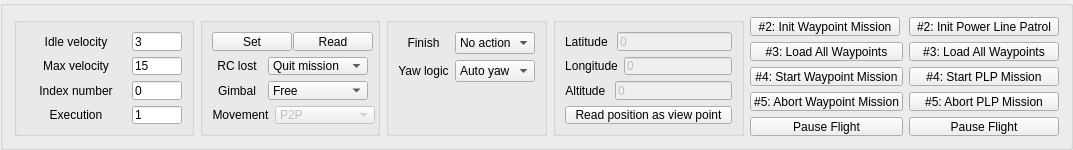
                <widget class="QGroupBox" name="groupBox_256">
                 <property name="minimumSize">
                  <size>
                   <width>180</width>
                   <height>150</height>
                  </size>
                 </property>
                 <property name="maximumSize">
                  <size>
                   <width>9999</width>
                   <height>150</height>
                  </size>
                 </property>
                 <layout class="QHBoxLayout" name="horizontalLayout_5">
                  <item>
                   <widget class="QGroupBox" name="groupBox_32">
                    <property name="minimumSize">
                     <size>
                      <width>180</width>
                      <height>0</height>
                     </size>
                    </property>
                    <property name="maximumSize">
                     <size>
                      <width>180</width>
                      <height>16777215</height>
                     </size>
                    </property>
                    <layout class="QVBoxLayout" name="verticalLayout_61">
                     <item>
                      <layout class="QHBoxLayout" name="horizontalLayout_59">
                       <item>
                        <widget class="QLabel" name="label_44">
                         <property name="minimumSize">
                          <size>
                           <width>0</width>
                           <height>0</height>
                          </size>
                         </property>
                         <property name="maximumSize">
                          <size>
                           <width>100</width>
                           <height>25</height>
                          </size>
                         </property>
                         <property name="text">
                          <string>Idle velocity</string>
                         </property>
                         <property name="alignment">
                          <set>Qt::AlignCenter</set>
                         </property>
                        </widget>
                       </item>
                       <item>
                        <widget class="QLineEdit" name="le_wp_iv">
                         <property name="minimumSize">
                          <size>
                           <width>50</width>
                           <height>0</height>
                          </size>
                         </property>
                         <property name="maximumSize">
                          <size>
                           <width>50</width>
                           <height>16777215</height>
                          </size>
                         </property>
                         <property name="text">
                          <string>3</string>
                         </property>
                        </widget>
                       </item>
                      </layout>
                     </item>
                     <item>
                      <layout class="QHBoxLayout" name="horizontalLayout_122">
                       <item>
                        <widget class="QLabel" name="label_43">
                         <property name="maximumSize">
                          <size>
                           <width>100</width>
                           <height>25</height>
                          </size>
                         </property>
                         <property name="text">
                          <string>Max velocity</string>
                         </property>
                         <property name="alignment">
                          <set>Qt::AlignCenter</set>
                         </property>
                        </widget>
                       </item>
                       <item>
                        <widget class="QLineEdit" name="le_wp_mv">
                         <property name="minimumSize">
                          <size>
                           <width>50</width>
                           <height>0</height>
                          </size>
                         </property>
                         <property name="maximumSize">
                          <size>
                           <width>50</width>
                           <height>16777215</height>
                          </size>
                         </property>
                         <property name="text">
                          <string>15</string>
                         </property>
                        </widget>
                       </item>
                      </layout>
                     </item>
                     <item>
                      <layout class="QHBoxLayout" name="horizontalLayout_121">
                       <item>
                        <widget class="QLabel" name="label_28">
                         <property name="maximumSize">
                          <size>
                           <width>100</width>
                           <height>25</height>
                          </size>
                         </property>
                         <property name="text">
                          <string>Index number</string>
                         </property>
                         <property name="alignment">
                          <set>Qt::AlignCenter</set>
                         </property>
                        </widget>
                       </item>
                       <item>
                        <widget class="QLineEdit" name="le_waypoint_number">
                         <property name="minimumSize">
                          <size>
                           <width>50</width>
                           <height>0</height>
                          </size>
                         </property>
                         <property name="maximumSize">
                          <size>
                           <width>50</width>
                           <height>16777215</height>
                          </size>
                         </property>
                         <property name="text">
                          <string>0</string>
                         </property>
                        </widget>
                       </item>
                      </layout>
                     </item>
                     <item>
                      <layout class="QHBoxLayout" name="horizontalLayout_135">
                       <item>
                        <widget class="QLabel" name="label_78">
                         <property name="maximumSize">
                          <size>
                           <width>100</width>
                           <height>25</height>
                          </size>
                         </property>
                         <property name="text">
                          <string>Execution</string>
                         </property>
                         <property name="alignment">
                          <set>Qt::AlignCenter</set>
                         </property>
                        </widget>
                       </item>
                       <item>
                        <widget class="QLineEdit" name="le_wp_exec">
                         <property name="minimumSize">
                          <size>
                           <width>50</width>
                           <height>0</height>
                          </size>
                         </property>
                         <property name="maximumSize">
                          <size>
                           <width>50</width>
                           <height>16777215</height>
                          </size>
                         </property>
                         <property name="text">
                          <string>1</string>
                         </property>
                        </widget>
                       </item>
                      </layout>
                     </item>
                    </layout>
                   </widget>
                  </item>
                  <item>
                   <widget class="QGroupBox" name="groupBox_33">
                    <property name="maximumSize">
                     <size>
                      <width>180</width>
                      <height>16777215</height>
                     </size>
                    </property>
                    <layout class="QVBoxLayout" name="verticalLayout_62">
                     <item>
                      <layout class="QHBoxLayout" name="horizontalLayout_123">
                       <item>
                        <widget class="QPushButton" name="btn_wp_ivset">
                         <property name="minimumSize">
                          <size>
                           <width>80</width>
                           <height>0</height>
                          </size>
                         </property>
                         <property name="maximumSize">
                          <size>
                           <width>80</width>
                           <height>16777215</height>
                          </size>
                         </property>
                         <property name="text">
                          <string>Set</string>
                         </property>
                        </widget>
                       </item>
                       <item>
                        <widget class="QPushButton" name="btn_wp_ivRead">
                         <property name="minimumSize">
                          <size>
                           <width>80</width>
                           <height>0</height>
                          </size>
                         </property>
                         <property name="maximumSize">
                          <size>
                           <width>80</width>
                           <height>16777215</height>
                          </size>
                         </property>
                         <property name="text">
                          <string>Read</string>
                         </property>
                        </widget>
                       </item>
                      </layout>
                     </item>
                     <item>
                      <layout class="QHBoxLayout" name="horizontalLayout_128">
                       <item>
                        <widget class="QLabel" name="label_46">
                         <property name="maximumSize">
                          <size>
                           <width>16777215</width>
                           <height>25</height>
                          </size>
                         </property>
                         <property name="text">
                          <string>RC lost</string>
                         </property>
                         <property name="alignment">
                          <set>Qt::AlignCenter</set>
                         </property>
                        </widget>
                       </item>
                       <item>
                        <widget class="QComboBox" name="cb_wp_rcl">
                         <property name="minimumSize">
                          <size>
                           <width>100</width>
                           <height>0</height>
                          </size>
                         </property>
                         <property name="maximumSize">
                          <size>
                           <width>100</width>
                           <height>16777215</height>
                          </size>
                         </property>
                         <item>
                          <property name="text">
                           <string>Quit mission</string>
                          </property>
                         </item>
                         <item>
                          <property name="text">
                           <string>Keep going</string>
                          </property>
                         </item>
                        </widget>
                       </item>
                      </layout>
                     </item>
                     <item>
                      <layout class="QHBoxLayout" name="horizontalLayout_129">
                       <item>
                        <widget class="QLabel" name="label_52">
                         <property name="maximumSize">
                          <size>
                           <width>16777215</width>
                           <height>25</height>
                          </size>
                         </property>
                         <property name="text">
                          <string>Gimbal</string>
                         </property>
                         <property name="alignment">
                          <set>Qt::AlignCenter</set>
                         </property>
                        </widget>
                       </item>
                       <item>
                        <widget class="QComboBox" name="cb_wp_gb">
                         <property name="minimumSize">
                          <size>
                           <width>100</width>
                           <height>0</height>
                          </size>
                         </property>
                         <property name="maximumSize">
                          <size>
                           <width>100</width>
                           <height>16777215</height>
                          </size>
                         </property>
                         <item>
                          <property name="text">
                           <string>Free</string>
                          </property>
                         </item>
                         <item>
                          <property name="text">
                           <string>Auto</string>
                          </property>
                         </item>
                        </widget>
                       </item>
                      </layout>
                     </item>
                     <item>
                      <layout class="QHBoxLayout" name="horizontalLayout_131">
                       <item>
                        <widget class="QLabel" name="label_76">
                         <property name="maximumSize">
                          <size>
                           <width>16777215</width>
                           <height>25</height>
                          </size>
                         </property>
                         <property name="text">
                          <string>Movement</string>
                         </property>
                         <property name="alignment">
                          <set>Qt::AlignCenter</set>
                         </property>
                        </widget>
                       </item>
                       <item>
                        <widget class="QComboBox" name="cb_wp_mov">
                         <property name="enabled">
                          <bool>false</bool>
                         </property>
                         <property name="minimumSize">
                          <size>
                           <width>100</width>
                           <height>0</height>
                          </size>
                         </property>
                         <property name="maximumSize">
                          <size>
                           <width>100</width>
                           <height>16777215</height>
                          </size>
                         </property>
                         <item>
                          <property name="text">
                           <string>P2P</string>
                          </property>
                         </item>
                         <item>
                          <property name="text">
                           <string>Reserved</string>
                          </property>
                         </item>
                        </widget>
                       </item>
                      </layout>
                     </item>
                    </layout>
                   </widget>
                  </item>
                  <item>
                   <widget class="QGroupBox" name="groupBox50">
                    <layout class="QVBoxLayout" name="verticalLayout_64">
                     <item>
                      <layout class="QHBoxLayout" name="horizontalLayout_134">
                       <item>
                        <widget class="QLabel" name="label_77">
                         <property name="maximumSize">
                          <size>
                           <width>16777215</width>
                           <height>25</height>
                          </size>
                         </property>
                         <property name="text">
                          <string>Finish</string>
                         </property>
                         <property name="alignment">
                          <set>Qt::AlignCenter</set>
                         </property>
                        </widget>
                       </item>
                       <item>
                        <widget class="QComboBox" name="cb_wp_fa">
                         <property name="minimumSize">
                          <size>
                           <width>80</width>
                           <height>0</height>
                          </size>
                         </property>
                         <property name="maximumSize">
                          <size>
                           <width>80</width>
                           <height>16777215</height>
                          </size>
                         </property>
                         <item>
                          <property name="text">
                           <string>No action</string>
                          </property>
                         </item>
                         <item>
                          <property name="text">
                           <string>Go home</string>
                          </property>
                         </item>
                         <item>
                          <property name="text">
                           <string>Landing</string>
                          </property>
                         </item>
                         <item>
                          <property name="text">
                           <string>To first point</string>
                          </property>
                         </item>
                        </widget>
                       </item>
                      </layout>
                     </item>
                     <item>
                      <layout class="QHBoxLayout" name="horizontalLayout_130">
                       <item>
                        <widget class="QLabel" name="label_75">
                         <property name="maximumSize">
                          <size>
                           <width>16777215</width>
                           <height>25</height>
                          </size>
                         </property>
                         <property name="text">
                          <string>Yaw logic</string>
                         </property>
                         <property name="alignment">
                          <set>Qt::AlignCenter</set>
                         </property>
                        </widget>
                       </item>
                       <item>
                        <widget class="QComboBox" name="cb_wp_yaw">
                         <property name="minimumSize">
                          <size>
                           <width>80</width>
                           <height>0</height>
                          </size>
                         </property>
                         <property name="maximumSize">
                          <size>
                           <width>80</width>
                           <height>16777215</height>
                          </size>
                         </property>
                         <item>
                          <property name="text">
                           <string>Auto yaw</string>
                          </property>
                         </item>
                         <item>
                          <property name="text">
                           <string>No yaw</string>
                          </property>
                         </item>
                         <item>
                          <property name="text">
                           <string>RC yaw</string>
                          </property>
                         </item>
                         <item>
                          <property name="text">
                           <string>Waypoint</string>
                          </property>
                         </item>
                        </widget>
                       </item>
                      </layout>
                     </item>
                     <item>
                      <spacer name="verticalSpacer_10">
                       <property name="orientation">
                        <enum>Qt::Vertical</enum>
                       </property>
                       <property name="sizeHint" stdset="0">
                        <size>
                         <width>20</width>
                         <height>40</height>
                        </size>
                       </property>
                      </spacer>
                     </item>
                    </layout>
                   </widget>
                  </item>
                  <item>
                   <widget class="QGroupBox" name="groupBox51">
                    <property name="minimumSize">
                     <size>
                      <width>100</width>
                      <height>0</height>
                     </size>
                    </property>
                    <property name="maximumSize">
                     <size>
                      <width>200</width>
                      <height>16777215</height>
                     </size>
                    </property>
                    <layout class="QVBoxLayout" name="verticalLayout_10">
                     <item>
                      <layout class="QHBoxLayout" name="horizontalLayout_125">
                       <item>
                        <widget class="QLabel" name="label_66">
                         <property name="maximumSize">
                          <size>
                           <width>100</width>
                           <height>16777215</height>
                          </size>
                         </property>
                         <property name="text">
                          <string>Latitude </string>
                         </property>
                         <property name="alignment">
                          <set>Qt::AlignCenter</set>
                         </property>
                        </widget>
                       </item>
                       <item>
                        <widget class="QLineEdit" name="le_wp_la">
                         <property name="enabled">
                          <bool>false</bool>
                         </property>
                         <property name="maximumSize">
                          <size>
                           <width>150</width>
                           <height>16777215</height>
                          </size>
                         </property>
                         <property name="text">
                          <string>0</string>
                         </property>
                        </widget>
                       </item>
                      </layout>
                     </item>
                     <item>
                      <layout class="QHBoxLayout" name="horizontalLayout_126">
                       <item>
                        <widget class="QLabel" name="label_74">
                         <property name="maximumSize">
                          <size>
                           <width>100</width>
                           <height>16777215</height>
                          </size>
                         </property>
                         <property name="text">
                          <string>Longitude</string>
                         </property>
                         <property name="alignment">
                          <set>Qt::AlignCenter</set>
                         </property>
                        </widget>
                       </item>
                       <item>
                        <widget class="QLineEdit" name="le_wp_lo">
                         <property name="enabled">
                          <bool>false</bool>
                         </property>
                         <property name="maximumSize">
                          <size>
                           <width>150</width>
                           <height>16777215</height>
                          </size>
                         </property>
                         <property name="text">
                          <string>0</string>
                         </property>
                        </widget>
                       </item>
                      </layout>
                     </item>
                     <item>
                      <layout class="QHBoxLayout" name="horizontalLayout_124">
                       <item>
                        <widget class="QLabel" name="label_63">
                         <property name="maximumSize">
                          <size>
                           <width>100</width>
                           <height>16777215</height>
                          </size>
                         </property>
                         <property name="text">
                          <string>Altitude </string>
                         </property>
                         <property name="alignment">
                          <set>Qt::AlignCenter</set>
                         </property>
                        </widget>
                       </item>
                       <item>
                        <widget class="QLineEdit" name="le_wp_al">
                         <property name="enabled">
                          <bool>false</bool>
                         </property>
                         <property name="maximumSize">
                          <size>
                           <width>150</width>
                           <height>16777215</height>
                          </size>
                         </property>
                         <property name="text">
                          <string>0</string>
                         </property>
                        </widget>
                       </item>
                      </layout>
                     </item>
                     <item>
                      <widget class="QPushButton" name="btn_waypoint_viewPoint">
                       <property name="minimumSize">
                        <size>
                         <width>150</width>
                         <height>0</height>
                        </size>
                       </property>
                       <property name="text">
                        <string>Read position as view point</string>
                       </property>
                      </widget>
                     </item>
                    </layout>
                   </widget>
                  </item>
                  <item>
                   <layout class="QVBoxLayout" name="verticalLayout_9">
                    <item>
                     <widget class="QPushButton" name="btn_waypoint_init">
                      <property name="minimumSize">
                       <size>
                        <width>150</width>
                        <height>0</height>
                       </size>
                      </property>
                      <property name="maximumSize">
                       <size>
                        <width>150</width>
                        <height>16777215</height>
                       </size>
                      </property>
                      <property name="text">
                       <string>#2: Init Waypoint Mission</string>
                      </property>
                     </widget>
                    </item>
                    <item>
                     <widget class="QPushButton" name="btn_wp_loadAll">
                      <property name="text">
                       <string>#3: Load All Waypoints</string>
                      </property>
                     </widget>
                    </item>
                    <item>
                     <widget class="QPushButton" name="btn_wp_start_stop">
                      <property name="text">
                       <string>#4: Start Waypoint Mission</string>
                      </property>
                      <property name="checkable">
                       <bool>true</bool>
                      </property>
                     </widget>
                    </item>
                    <item>
                     <widget class="QPushButton" name="btn_AbortWaypoint">
                      <property name="text">
                       <string>#5: Abort Waypoint Mission</string>
                      </property>
                     </widget>
                    </item>
                    <item>
                     <widget class="QPushButton" name="btn_wp_pr">
                      <property name="text">
                       <string>Pause Flight</string>
                      </property>
                      <property name="checkable">
                       <bool>true</bool>
                      </property>
                     </widget>
                    </item>
                   </layout>
                  </item>
                  <item>
                   <layout class="QVBoxLayout" name="verticalLayout_57">
                    <item>
                     <widget class="QPushButton" name="btn_plp_init">
                      <property name="minimumSize">
                       <size>
                        <width>150</width>
                        <height>0</height>
                       </size>
                      </property>
                      <property name="maximumSize">
                       <size>
                        <width>150</width>
                        <height>16777215</height>
                       </size>
                      </property>
                      <property name="text">
                       <string>#2: Init Power Line Patrol</string>
                      </property>
                     </widget>
                    </item>
                    <item>
                     <widget class="QPushButton" name="btn_plp_loadAll">
                      <property name="text">
                       <string>#3: Load All Waypoints</string>
                      </property>
                     </widget>
                    </item>
                    <item>
                     <widget class="QPushButton" name="btn_plp_start_stop">
                      <property name="focusPolicy">
                       <enum>Qt::StrongFocus</enum>
                      </property>
                      <property name="text">
                       <string>#4: Start PLP Mission</string>
                      </property>
                      <property name="checkable">
                       <bool>true</bool>
                      </property>
                     </widget>
                    </item>
                    <item>
                     <widget class="QPushButton" name="btn_Abortplp">
                      <property name="text">
                       <string>#5: Abort PLP Mission</string>
                      </property>
                     </widget>
                    </item>
                    <item>
                     <widget class="QPushButton" name="btn_plp_pr">
                      <property name="text">
                       <string>Pause Flight</string>
                      </property>
                      <property name="checkable">
                       <bool>true</bool>
                      </property>
                     </widget>
                    </item>
                   </layout>
                  </item>
                 </layout>
                </widget>
